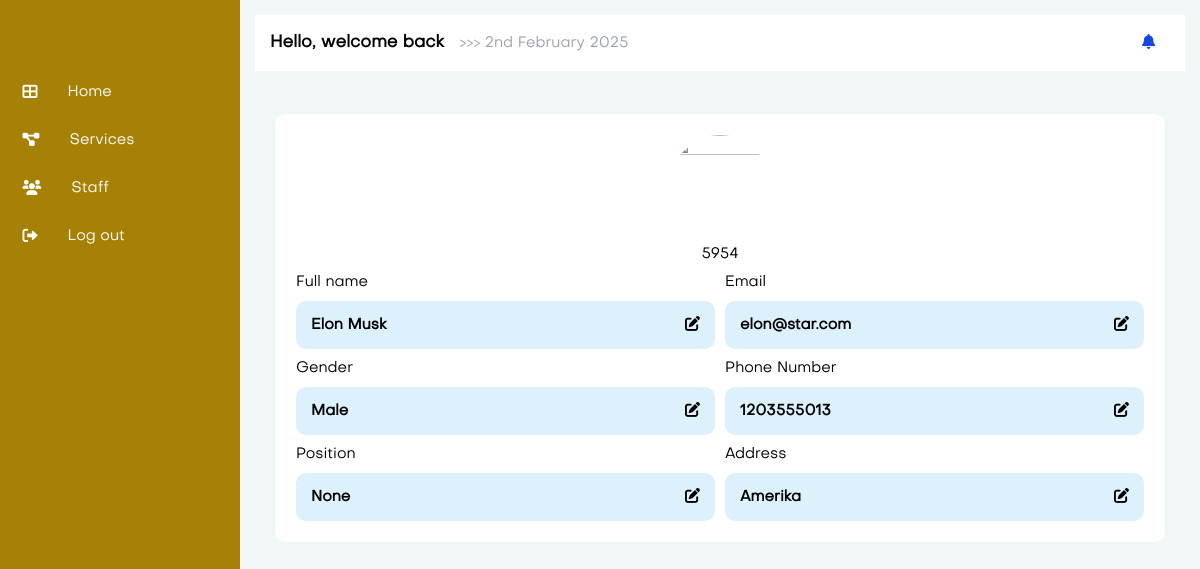
Screenshot of /staff/staff-profile/5954/ (signed in) with the database file from the repository.
### app/models.py (models this page shows, shortened)
class Staff(models.Model):
    GENDER = (
        ('Male', 'Male'),
        ('Female', 'Female'),
    )
    user = models.OneToOneField(User, on_delete=models.CASCADE, related_name="staff_user")
    uid = models.SlugField(max_length=15, unique=True, null=True, blank=True)
    name = models.CharField(max_length=100)
    gender = models.CharField(max_length=7, choices=GENDER, null=True, blank=True)
    phone = models.CharField(max_length=15, null=True, blank=True)
    address = models.CharField(max_length=100, null=True, blank=True)
    position = models.ForeignKey(Position, related_name='staff_position',
                                 on_delete=models.CASCADE, null=True, blank=True)
    active = models.BooleanField(default=True)
    present = models.BooleanField(default=False)
    last_checkin = models.DateTimeField(null=True, blank=True)
    last_checkout = models.DateTimeField(null=True, blank=True)
    date_registered = models.DateTimeField(auto_now_add=True)
    class Meta:
        verbose_name = "Staff"
        verbose_name_plural = "Staff"

### app/views.py (the view)
# urls.py: path('staff/staff-profile/<uid>/', StaffProfileView.as_view(), name='staff_profile'),
class StaffProfileView(LoginRequiredMixin, DetailView):
    model = Staff
    template_name = 'staff_profile.html'
    slug_field = 'uid'
    slug_url_kwarg = 'uid'

### app/templates/staff_profile.html (shortened to what this page needs)
{% extends 'detail-main.html' %}
{% load static %}
{% block content %}
<section class="main_body" id="main_body">
    <div id="checkin-staff-container" class="modal-container-staff">
        <div class="modal-content">
            <div class="staff_details_container">
                <header class="staff_img_container">
                    <div class="dp_container">
                        {% if object.display_image %}
                        <img src="{{object.display_image.url}}" alt="" class="dp">
                        {% else %}
                        <img src="" alt="" class="dp">
                        {% endif %}
                    </div>
                    <div class="staff_special_details">
                        <span>{{object.uid}}</span>
                    </div>
                </header>
                <section class="staff_details_container_body">
                    <article>
                        <div class="caption">Full name</div>
                        <div class="staff_detail_content">
                            <span>{{object.name}}</span>
                            <span class="edit" hx-target="#edit-stuff-container" hx-swap="outerHTML"><i class="fas fa-edit"></i></span>
                        </div>
                    </article>
                    <article>
                        <div class="caption">Email</div>
                        <div class="staff_detail_content">
                            <span>{{object.user.email}}</span>
                            <span class="edit" hx-target="#edit-stuff-container" hx-swap="outerHTML"><i class="fas fa-edit"></i></span>
                        </div>
                    </article>
                    <article>
                        <div class="caption">Gender</div>
                        <div class="staff_detail_content">
                            <span>{{object.gender}}</span>
                            <span class="edit" hx-target="#edit-stuff-container" hx-swap="outerHTML"><i class="fas fa-edit"></i></span>
                        </div>
                    </article>
                    <article>
                        <div class="caption">Phone Number</div>
                        <div class="staff_detail_content">
                            <span>{{object.phone}}</span>
                            <span class="edit" hx-target="#edit-stuff-container" hx-swap="outerHTML"><i class="fas fa-edit"></i></span>
                        </div>
                    </article>
                    <article>
                        <div class="caption">Position</div>
                        <div class="staff_detail_content">
                            <span>{{object.position}}</span>
                            <span class="edit" hx-target="#edit-stuff-container" hx-swap="outerHTML"><i class="fas fa-edit"></i></span>
                        </div>
                    </article>
                    <article>
                        <div class="caption">Address</div>
                        <div class="staff_detail_content">
                            <span>{{object.address}}</span>
                            <span class="edit" hx-target="#edit-stuff-container" hx-swap="outerHTML"><i class="fas fa-edit"></i></span>
                        </div>
                    </article>
                </section>
            </div>
        </div>
    </div>
</section>
{% endblock  %}

### app/static/assets/css/main.css (style rules this page uses)
* { box-sizing: border-box; }
:root { --primary: #2460fe; --secondary: #48dffc; --tertiary: #4a89ac; --background: rgb(241 245 247 / 54%); --white-background: #fff; --card-background: rgb(255, 255, 255); --card-background-deep: rgb(191 229 249 / 54%); --transparent-background: rgb(255 255 255 / 39%); --dark-text-color: rgb(0, 0, 0); --light-text-color: rgb(255, 252, 252); --dark-text-color: rgb(0, 0, 0); --gray-text-color: rgb(107, 105, 105); --posetive-text-color: rgb(0, 255, 8); --warning-text-color: rgb(243, 190, 0); --danger-text-color: rgb(255, 0, 0); --side-nav-background: rgb(11 11 14); --side-nav-text-color: rgb(166, 159, 159); --side-nav-background-neg:rgb(167, 129, 6); --side-nav-text-colo-neg: rgb(255, 253, 253); --border-line-color: rgba(0, 0, 0, 0.2); --form-create-btn-color: rgb(228, 49, 21); --form-login-btn-color: rgb(112, 7, 77); --view-btn-color: #043ee3; --edit-btn-color: #ffd402; --delete-btn-color: #f71f1f; --dates: #424643; --white: #fff; }
html, body { font-size: 15px; line-height: 1.2em; background-color: var(--background); color: var(--text-color); font-family: 'normal','Source Sans Pro', Arial, Helvetica, sans-serif; }
.main_body { grid-column-start: 2; padding: 20px; }
.modal-content { background-color: var(--card-background); margin: 15% auto; padding: 20px; border: 1px solid var(--card-background); width: 40%; border-radius: 10px; overflow-y: auto; }
.modal-container-staff { top: 0; right: 0; bottom: 0; left: 0; justify-content: center; align-items: center; }
.modal-container-staff .modal-content { background-color: var(--card-background); margin: unset; padding: 20px; border: 1px solid var(--card-background); width: unset; border-radius: 10px; overflow-y: unset; max-height: unset; }
.staff_details_container, .staff_img_container, .staff_details_container_body, .object_details_container, .object_img_container, .object_details_container_body { display: grid; grid-template-columns: 1fr; gap: 10px; }
.modal-container-staff .staff_details_container_body, .object_details_container_body { grid-template-columns: 1fr 1fr; }
.staff_img_container { justify-items: center; }
.dp_container img { width: 100px; aspect-ratio: 1; border-radius: 50%; }
.staff_details_container_body article, .object_details_container_body article { display: grid; gap: 10px; }
.staff_details_container_body article .staff_detail_content, .object_details_container_body article .staff_detail_content { display: flex; justify-content: space-between; padding: 15px; border-radius: 10px; background: var(--card-background-deep); font-weight: 600; }
.staff_detail_content .edit { cursor: pointer; }

### rows the page displays
Staff: uid "5954", name "Elon Musk", user.email "elon@star.com", gender "Male", phone "1203555013", position "None", address "Amerika"
